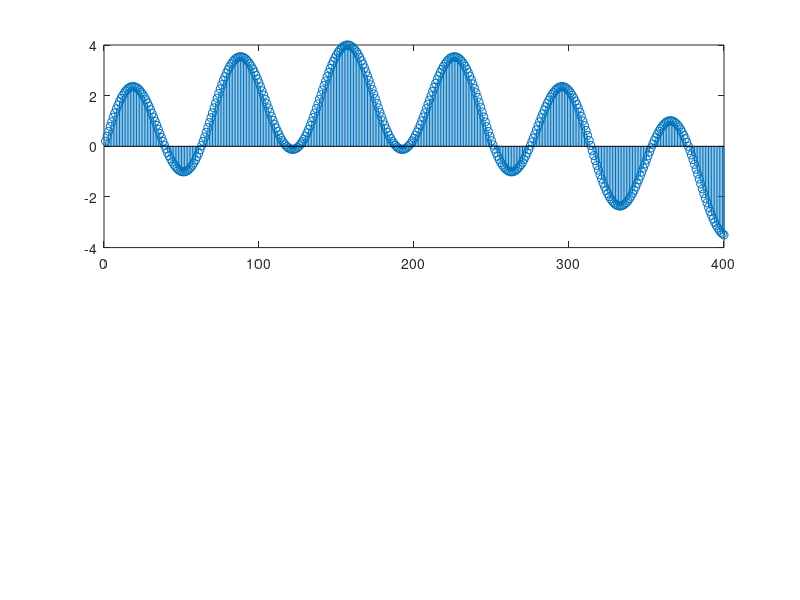

Here is the MATLAB script that generated this plot: (Note: this script raises an error after producing the figure.)
%% Experiment - 3
% Exercise - 2
clc;
clear;
figure;

%% Input signal
N = 400;  % N in N-point DFT
n = 1 : N;  % Discrete time index
w = 1 : N;  % Discrete frequency index
c_1 = 2; c_2 = 2;
w_1 = 0.01; w_2 = 0.09;  % Normalised frequencies
x = c_1 * sin(w_1 * n) + c_2 * sin(w_2 * n);

subplot(211)
stem(n, x)
title("Input signal x[n] = c_1sin(w_1n)+c_2sin(w_2n)", "Ashrith 200902016")
xlabel('n'), ylabel('Amplitude'), legend('x')

%% Time-shifting property of DTFT
k = 10;  % Delay
x_d = x(k+1 : end);  % Delayed input signal
y_di = fft(x_d, N);

y = fft(x, N);
y_d = exp(-i * k .* w) .* y;

window = 1 : length(n) - k;
d = y_d(window) - y_di(window);

subplot(212)
hold on;
stem(window, y_d(window), 'b')
stem(window, d(window), 'r')
hold off;
title("Time-shifting property of DTFT", "Ashrith 200902016")
xlabel('n'), ylabel('Amplitude'), legend('y_d', 'd')
